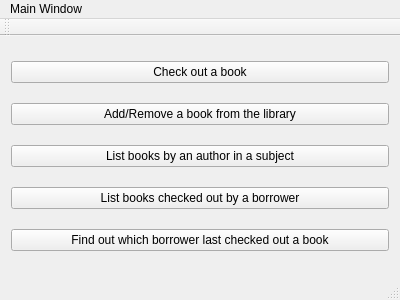
<?xml version="1.0" encoding="UTF-8"?>
<ui version="4.0">
 <class>library</class>
 <widget class="QMainWindow" name="library">
  <property name="geometry">
   <rect>
    <x>0</x>
    <y>0</y>
    <width>400</width>
    <height>300</height>
   </rect>
  </property>
  <property name="windowTitle">
   <string>library</string>
  </property>
  <widget class="QWidget" name="centralWidget">
   <layout class="QGridLayout" name="gridLayout">
    <item row="0" column="0">
     <widget class="QPushButton" name="checkOutButton">
      <property name="text">
       <string>Check out a book</string>
      </property>
     </widget>
    </item>
    <item row="1" column="0">
     <widget class="QPushButton" name="addRemoveButton">
      <property name="text">
       <string>Add/Remove a book from the library</string>
      </property>
     </widget>
    </item>
    <item row="2" column="0">
     <widget class="QPushButton" name="listAuthorSubButton">
      <property name="text">
       <string>List books by an author in a subject</string>
      </property>
     </widget>
    </item>
    <item row="3" column="0">
     <widget class="QPushButton" name="listBorrowerBooksButton">
      <property name="text">
       <string>List books checked out by a borrower</string>
      </property>
     </widget>
    </item>
    <item row="4" column="0">
     <widget class="QPushButton" name="lastBorrowedButton">
      <property name="text">
       <string>Find out which borrower last checked out a book</string>
      </property>
     </widget>
    </item>
   </layout>
  </widget>
  <widget class="QMenuBar" name="menuBar">
   <property name="geometry">
    <rect>
     <x>0</x>
     <y>0</y>
     <width>400</width>
     <height>21</height>
    </rect>
   </property>
   <widget class="QMenu" name="menuMain_Window">
    <property name="title">
     <string>Main Window</string>
    </property>
   </widget>
   <addaction name="menuMain_Window"/>
  </widget>
  <widget class="QToolBar" name="mainToolBar">
   <attribute name="toolBarArea">
    <enum>TopToolBarArea</enum>
   </attribute>
   <attribute name="toolBarBreak">
    <bool>false</bool>
   </attribute>
  </widget>
  <widget class="QStatusBar" name="statusBar"/>
 </widget>
 <layoutdefault spacing="6" margin="11"/>
 <resources/>
 <connections/>
</ui>
